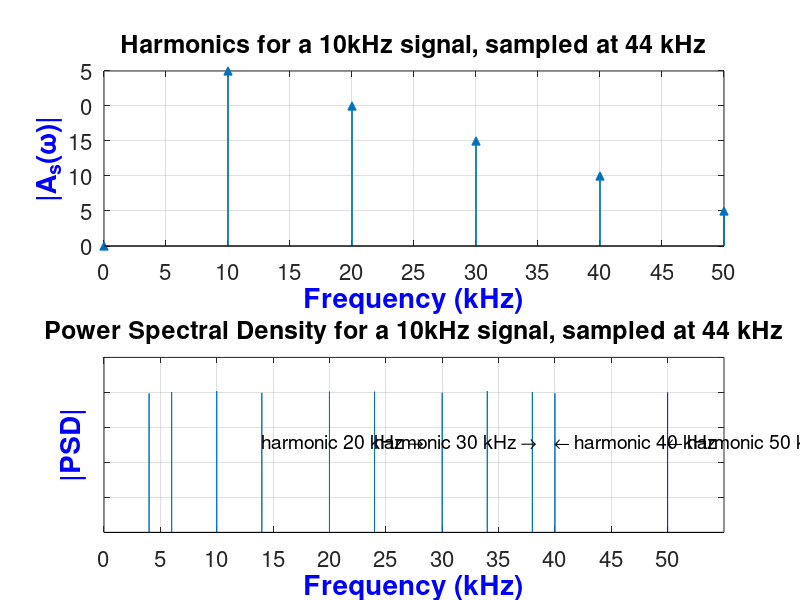

MATLAB code for this plot:

rng default
Fs = 44000;
t = 0:1/Fs:4-1/Fs;
fc = 10000;
x_0 = [0    10000    20000   30000   40000   50000 ];
y_0 = [0    10       8       6       4       2     ];



subplot(2, 1, 1);
stem(x_0, y_0, 'filled', '^', 'LineWidth', 1.25);
grid on;
set(gca,'XTick',[0 5000 10000 15000 20000 25000 30000 35000 40000 45000 50000 55000 60000] );
set(gca,'XTickLabel',[0 5 10 15 20 25 30 35 40 45 50 55 60], 'FontSize',16);

set(gca,'YTickLabel',[]);
set(gca,'YTickLabel',[0 5 10 15], 'FontSize',16);

title('Harmonics for a 10kHz signal, sampled at 44 kHz', 'FontSize', 18, 'FontWeight','bold');
xlabel('Frequency (kHz)','FontSize',20,'FontWeight','bold','Color','b');
ylabel('|A_s(\omega)|','FontSize',20,'FontWeight','bold','Color','b');


x = cos(2*pi*fc*t) + sin(2*pi*2*fc*t) + sin(2*pi*3*fc*t) + sin(2*pi*4*fc*t) + sin(2*pi*5*fc*t) + randn(size(t));


N = length(x);
disp(N);
xdft = fft(x);
xdft = xdft(1:N);

psdx = (1/(Fs*N)) * abs(xdft).^2;
psdx(2:end-1) = 2*psdx(2:end-1);
freq = 0:Fs/N:Fs-Fs/N;


%plot(freq,10*log10(psdx))
subplot(2,1,2);
plot(freq,psdx);
xlim([0 55000]);

x_1 = [50000];
y_1 = [2];
hold on;
stem(x_1, y_1, 'Marker','none', 'Color','b');
grid on;

set(gca,'YTickLabel',[]);
set(gca,'XTick',[0 5000 10000 15000 20000 25000 30000 35000 40000 45000 50000] );
set(gca,'XTickLabel',[0 5 10 15 20 25 30 35 40 45 50], 'FontSize',16);

text(14000, 1.3,'harmonic 20 kHz \rightarrow', 'FontSize', 14);
text(24000, 1.3,'harmonic 30 kHz \rightarrow', 'FontSize', 14);
text(40000, 1.3,'\leftarrow harmonic 40 kHz', 'FontSize', 14);
text(50000, 1.3,'\leftarrow harmonic 50 kHz', 'FontSize', 14);

title('Power Spectral Density for a 10kHz signal, sampled at 44 kHz', 'FontSize', 18, 'FontWeight','bold');
xlabel('Frequency (kHz)','FontSize',20,'FontWeight','bold','Color','b');
ylabel('|PSD|','FontSize',20,'FontWeight','bold','Color','b');